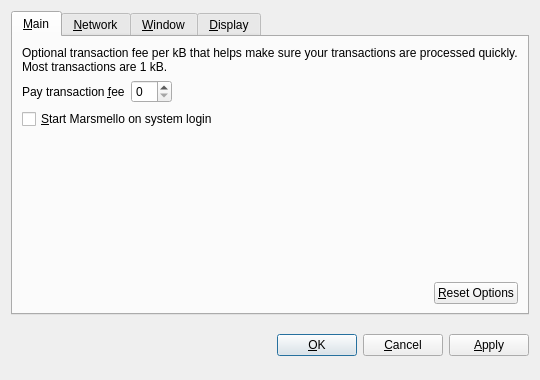
<?xml version="1.0" encoding="UTF-8"?>
<ui version="4.0">
 <class>OptionsDialog</class>
 <widget class="QDialog" name="OptionsDialog">
  <property name="geometry">
   <rect>
    <x>0</x>
    <y>0</y>
    <width>540</width>
    <height>380</height>
   </rect>
  </property>
  <property name="windowTitle">
   <string>Options</string>
  </property>
  <property name="modal">
   <bool>true</bool>
  </property>
  <layout class="QVBoxLayout" name="verticalLayout">
   <item>
    <widget class="QTabWidget" name="tabWidget">
     <property name="tabPosition">
      <enum>QTabWidget::North</enum>
     </property>
     <property name="currentIndex">
      <number>0</number>
     </property>
     <widget class="QWidget" name="tabMain">
      <attribute name="title">
       <string>&amp;Main</string>
      </attribute>
      <layout class="QVBoxLayout" name="verticalLayout_Main">
       <item>
        <widget class="QLabel" name="transactionFeeInfoLabel">
         <property name="text">
          <string>Optional transaction fee per kB that helps make sure your transactions are processed quickly. Most transactions are 1 kB.</string>
         </property>
         <property name="textFormat">
          <enum>Qt::PlainText</enum>
         </property>
         <property name="wordWrap">
          <bool>true</bool>
         </property>
        </widget>
       </item>
       <item>
        <layout class="QHBoxLayout" name="horizontalLayout_1_Main">
         <item>
          <widget class="QLabel" name="transactionFeeLabel">
           <property name="text">
            <string>Pay transaction &amp;fee</string>
           </property>
           <property name="textFormat">
            <enum>Qt::PlainText</enum>
           </property>
           <property name="buddy">
            <cstring>transactionFee</cstring>
           </property>
          </widget>
         </item>
         <item>
          <widget class="MarsmelloAmountField" name="transactionFee"/>
         </item>
         <item>
          <spacer name="horizontalSpacer_1_Main">
           <property name="orientation">
            <enum>Qt::Horizontal</enum>
           </property>
           <property name="sizeHint" stdset="0">
            <size>
             <width>40</width>
             <height>20</height>
            </size>
           </property>
          </spacer>
         </item>
        </layout>
       </item>
       <item>
        <widget class="QCheckBox" name="MarsmelloAtStartup">
         <property name="toolTip">
          <string>Automatically start Marsmello after logging in to the system.</string>
         </property>
         <property name="text">
          <string>&amp;Start Marsmello on system login</string>
         </property>
        </widget>
       </item>
       <item>
        <spacer name="verticalSpacer_Main">
         <property name="orientation">
          <enum>Qt::Vertical</enum>
         </property>
         <property name="sizeHint" stdset="0">
          <size>
           <width>20</width>
           <height>40</height>
          </size>
         </property>
        </spacer>
       </item>
       <item>
        <layout class="QHBoxLayout" name="horizontalLayout_2_Main">
         <item>
          <spacer name="horizontalSpacer_2_Main">
           <property name="orientation">
            <enum>Qt::Horizontal</enum>
           </property>
           <property name="sizeHint" stdset="0">
            <size>
             <width>40</width>
             <height>20</height>
            </size>
           </property>
          </spacer>
         </item>
         <item>
          <widget class="QPushButton" name="resetButton">
           <property name="toolTip">
            <string>Reset all client options to default.</string>
           </property>
           <property name="text">
            <string>&amp;Reset Options</string>
           </property>
           <property name="autoDefault">
            <bool>false</bool>
           </property>
          </widget>
         </item>
        </layout>
       </item>
      </layout>
     </widget>
     <widget class="QWidget" name="tabNetwork">
      <attribute name="title">
       <string>&amp;Network</string>
      </attribute>
      <layout class="QVBoxLayout" name="verticalLayout_Network">
       <item>
        <widget class="QCheckBox" name="mapPortUpnp">
         <property name="toolTip">
          <string>Automatically open the Marsmello client port on the router. This only works when your router supports UPnP and it is enabled.</string>
         </property>
         <property name="text">
          <string>Map port using &amp;UPnP</string>
         </property>
        </widget>
       </item>
       <item>
        <widget class="QCheckBox" name="connectSocks">
         <property name="toolTip">
          <string>Connect to the Marsmello network through a SOCKS proxy (e.g. when connecting through Tor).</string>
         </property>
         <property name="text">
          <string>&amp;Connect through SOCKS proxy:</string>
         </property>
        </widget>
       </item>
       <item>
        <layout class="QHBoxLayout" name="horizontalLayout_Network">
         <item>
          <widget class="QLabel" name="proxyIpLabel">
           <property name="text">
            <string>Proxy &amp;IP:</string>
           </property>
           <property name="textFormat">
            <enum>Qt::PlainText</enum>
           </property>
           <property name="buddy">
            <cstring>proxyIp</cstring>
           </property>
          </widget>
         </item>
         <item>
          <widget class="QValidatedLineEdit" name="proxyIp">
           <property name="maximumSize">
            <size>
             <width>140</width>
             <height>16777215</height>
            </size>
           </property>
           <property name="toolTip">
            <string>IP address of the proxy (e.g. 127.0.0.1)</string>
           </property>
          </widget>
         </item>
         <item>
          <widget class="QLabel" name="proxyPortLabel">
           <property name="text">
            <string>&amp;Port:</string>
           </property>
           <property name="textFormat">
            <enum>Qt::PlainText</enum>
           </property>
           <property name="buddy">
            <cstring>proxyPort</cstring>
           </property>
          </widget>
         </item>
         <item>
          <widget class="QLineEdit" name="proxyPort">
           <property name="maximumSize">
            <size>
             <width>55</width>
             <height>16777215</height>
            </size>
           </property>
           <property name="toolTip">
            <string>Port of the proxy (e.g. 9050)</string>
           </property>
          </widget>
         </item>
         <item>
          <widget class="QLabel" name="socksVersionLabel">
           <property name="text">
            <string>SOCKS &amp;Version:</string>
           </property>
           <property name="textFormat">
            <enum>Qt::PlainText</enum>
           </property>
           <property name="buddy">
            <cstring>socksVersion</cstring>
           </property>
          </widget>
         </item>
         <item>
          <widget class="QValueComboBox" name="socksVersion">
           <property name="toolTip">
            <string>SOCKS version of the proxy (e.g. 5)</string>
           </property>
          </widget>
         </item>
         <item>
          <spacer name="horizontalSpacer_Network">
           <property name="orientation">
            <enum>Qt::Horizontal</enum>
           </property>
           <property name="sizeHint" stdset="0">
            <size>
             <width>40</width>
             <height>20</height>
            </size>
           </property>
          </spacer>
         </item>
        </layout>
       </item>
       <item>
        <spacer name="verticalSpacer_Network">
         <property name="orientation">
          <enum>Qt::Vertical</enum>
         </property>
         <property name="sizeHint" stdset="0">
          <size>
           <width>20</width>
           <height>40</height>
          </size>
         </property>
        </spacer>
       </item>
      </layout>
     </widget>
     <widget class="QWidget" name="tabWindow">
      <attribute name="title">
       <string>&amp;Window</string>
      </attribute>
      <layout class="QVBoxLayout" name="verticalLayout_Window">
       <item>
        <widget class="QCheckBox" name="minimizeToTray">
         <property name="toolTip">
          <string>Show only a tray icon after minimizing the window.</string>
         </property>
         <property name="text">
          <string>&amp;Minimize to the tray instead of the taskbar</string>
         </property>
        </widget>
       </item>
       <item>
        <widget class="QCheckBox" name="minimizeOnClose">
         <property name="toolTip">
          <string>Minimize instead of exit the application when the window is closed. When this option is enabled, the application will be closed only after selecting Quit in the menu.</string>
         </property>
         <property name="text">
          <string>M&amp;inimize on close</string>
         </property>
        </widget>
       </item>
       <item>
        <spacer name="verticalSpacer_Window">
         <property name="orientation">
          <enum>Qt::Vertical</enum>
         </property>
         <property name="sizeHint" stdset="0">
          <size>
           <width>20</width>
           <height>40</height>
          </size>
         </property>
        </spacer>
       </item>
      </layout>
     </widget>
     <widget class="QWidget" name="tabDisplay">
      <attribute name="title">
       <string>&amp;Display</string>
      </attribute>
      <layout class="QVBoxLayout" name="verticalLayout_Display">
       <item>
        <layout class="QHBoxLayout" name="horizontalLayout_1_Display">
         <item>
          <widget class="QLabel" name="langLabel">
           <property name="text">
            <string>User Interface &amp;language:</string>
           </property>
           <property name="textFormat">
            <enum>Qt::PlainText</enum>
           </property>
           <property name="buddy">
            <cstring>lang</cstring>
           </property>
          </widget>
         </item>
         <item>
          <widget class="QValueComboBox" name="lang">
           <property name="toolTip">
            <string>The user interface language can be set here. This setting will take effect after restarting Marsmello.</string>
           </property>
          </widget>
         </item>
        </layout>
       </item>
       <item>
        <layout class="QHBoxLayout" name="horizontalLayout_2_Display">
         <item>
          <widget class="QLabel" name="unitLabel">
           <property name="text">
            <string>&amp;Unit to show amounts in:</string>
           </property>
           <property name="textFormat">
            <enum>Qt::PlainText</enum>
           </property>
           <property name="buddy">
            <cstring>unit</cstring>
           </property>
          </widget>
         </item>
         <item>
          <widget class="QValueComboBox" name="unit">
           <property name="toolTip">
            <string>Choose the default subdivision unit to show in the interface and when sending coins.</string>
           </property>
          </widget>
         </item>
        </layout>
       </item>
       <item>
        <widget class="QCheckBox" name="displayAddresses">
         <property name="toolTip">
          <string>Whether to show Marsmello addresses in the transaction list or not.</string>
         </property>
         <property name="text">
          <string>&amp;Display addresses in transaction list</string>
         </property>
        </widget>
       </item>
       <item>
        <widget class="QCheckBox" name="coinControlFeatures">
         <property name="toolTip">
          <string>Whether to show coin control features or not.</string>
         </property>
         <property name="text">
          <string>Display coin &amp;control features (experts only!)</string>
         </property>
        </widget>
       </item>
       <item>
        <spacer name="verticalSpacer_Display">
         <property name="orientation">
          <enum>Qt::Vertical</enum>
         </property>
         <property name="sizeHint" stdset="0">
          <size>
           <width>20</width>
           <height>40</height>
          </size>
         </property>
        </spacer>
       </item>
      </layout>
     </widget>
    </widget>
   </item>
   <item>
    <layout class="QHBoxLayout" name="horizontalLayout_Buttons">
     <item>
      <spacer name="horizontalSpacer_1">
       <property name="orientation">
        <enum>Qt::Horizontal</enum>
       </property>
       <property name="sizeHint" stdset="0">
        <size>
         <width>40</width>
         <height>48</height>
        </size>
       </property>
      </spacer>
     </item>
     <item>
      <widget class="QLabel" name="statusLabel">
       <property name="font">
        <font>
         <weight>75</weight>
         <bold>true</bold>
        </font>
       </property>
       <property name="text">
        <string/>
       </property>
       <property name="textFormat">
        <enum>Qt::PlainText</enum>
       </property>
       <property name="wordWrap">
        <bool>true</bool>
       </property>
      </widget>
     </item>
     <item>
      <spacer name="horizontalSpacer_2">
       <property name="orientation">
        <enum>Qt::Horizontal</enum>
       </property>
       <property name="sizeHint" stdset="0">
        <size>
         <width>40</width>
         <height>48</height>
        </size>
       </property>
      </spacer>
     </item>
     <item>
      <widget class="QPushButton" name="okButton">
       <property name="text">
        <string>&amp;OK</string>
       </property>
      </widget>
     </item>
     <item>
      <widget class="QPushButton" name="cancelButton">
       <property name="text">
        <string>&amp;Cancel</string>
       </property>
       <property name="autoDefault">
        <bool>false</bool>
       </property>
      </widget>
     </item>
     <item>
      <widget class="QPushButton" name="applyButton">
       <property name="text">
        <string>&amp;Apply</string>
       </property>
       <property name="autoDefault">
        <bool>false</bool>
       </property>
      </widget>
     </item>
    </layout>
   </item>
  </layout>
 </widget>
 <customwidgets>
  <customwidget>
   <class>MarsmelloAmountField</class>
   <extends>QSpinBox</extends>
   <header>Marsmelloamountfield.h</header>
  </customwidget>
  <customwidget>
   <class>QValueComboBox</class>
   <extends>QComboBox</extends>
   <header>qvaluecombobox.h</header>
  </customwidget>
  <customwidget>
   <class>QValidatedLineEdit</class>
   <extends>QLineEdit</extends>
   <header>qvalidatedlineedit.h</header>
  </customwidget>
 </customwidgets>
 <resources/>
 <connections/>
</ui>
